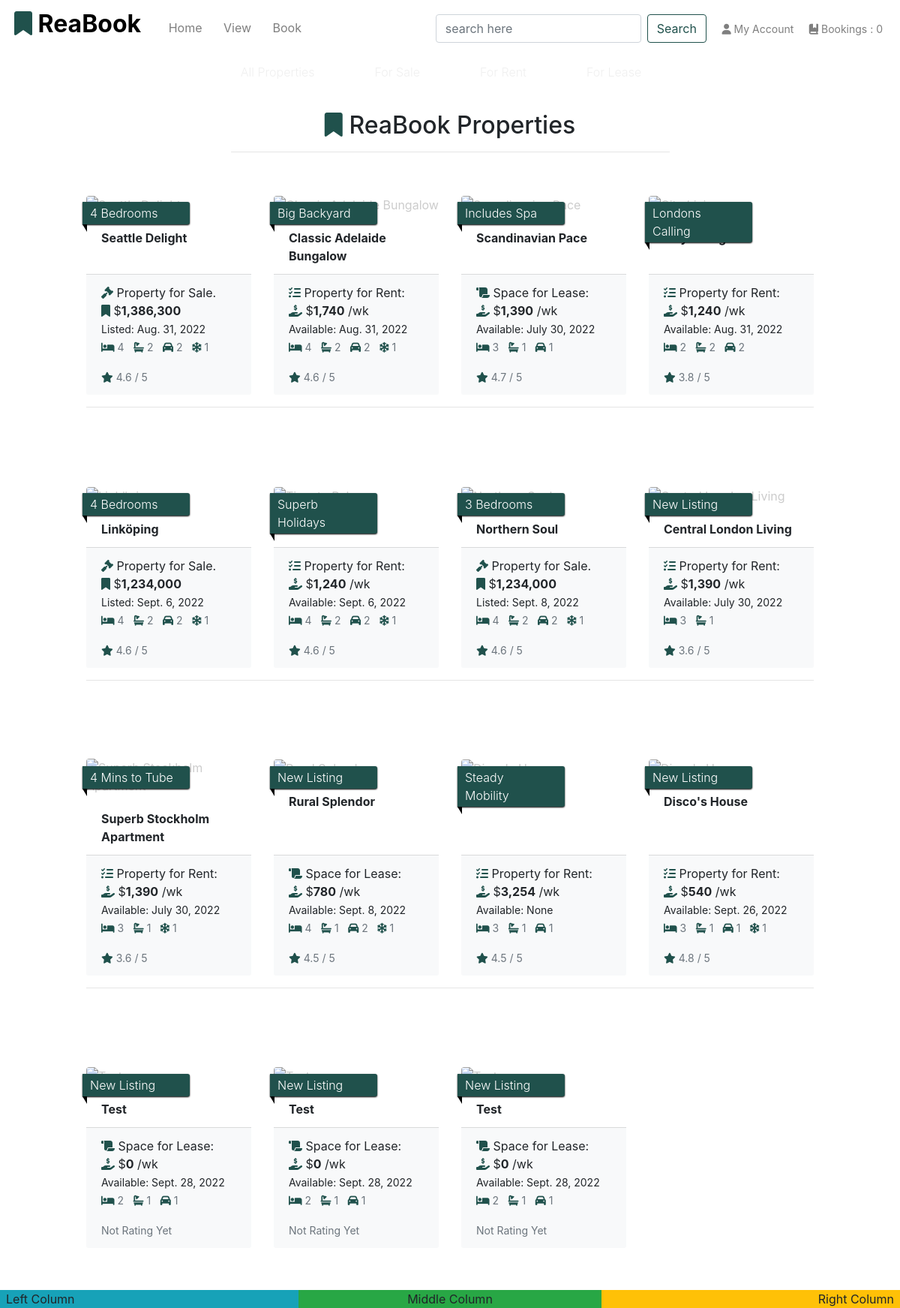
Before: /properties/ with the older database file.
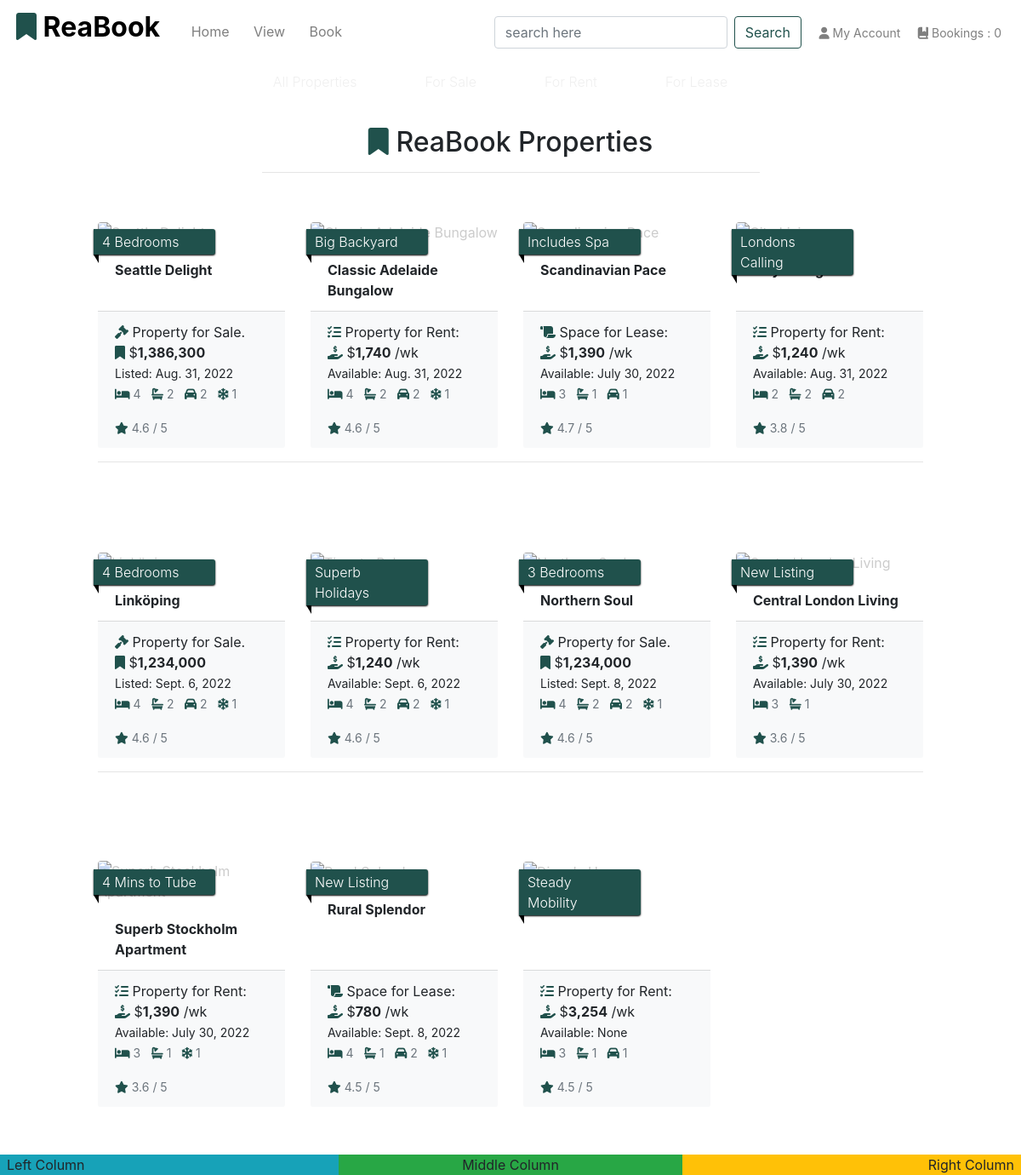
After: the same page with the newer database file.
### app_properties/models.py (models this page shows, shortened)
class Property(models.Model):
    realtor = models.ForeignKey(User, on_delete=models.CASCADE, blank=True, null=False, default=User)
    title_no = models.CharField(max_length=254)
    ribbon_feature = models.CharField(max_length=20, default="New Listing")
    name = models.CharField(max_length=30)
    category = models.ForeignKey(
        'Category', null=True, blank=True, on_delete=models.SET_NULL
        )
    sector = models.ForeignKey(
        'Sector', null=True, blank=True, on_delete=models.SET_NULL
        )
    sale_price = models.IntegerField(null=False, blank=True, default=0)
    rent_pw = models.IntegerField(null=False, blank=True, default=0)
    date_available = models.DateField(null=True, blank=True, auto_now_add=True)
    bedrooms = models.IntegerField(null=False, blank=False)
    bathrooms = models.IntegerField(null=False, blank=False)
    carports = models.IntegerField(null=False, blank=False)
    air_conditioning = models.IntegerField(null=False, blank=False)
    rating = models.DecimalField(
        max_digits=3, decimal_places=1, null=True, blank=True
        )
    description = models.TextField()
    main_image_url = models.URLField(max_length=1024, null=True, blank=True)
    main_image = models.ImageField(null=True, blank=True)
    bedroom_image = models.ImageField(null=True, blank=True)
    bath_image = models.ImageField(null=True, blank=True)
    kitchen_image = models.ImageField(null=True, blank=True)
    living_image = models.ImageField(null=True, blank=True)
    unit_no = models.IntegerField(null=True, blank=True)
    level = models.IntegerField(null=True, blank=True)
    house_no = models.IntegerField(null=True, blank=False, default="No.")
    street = models.CharField(max_length=70, default='')
    suburb = models.CharField(max_length=70, default='')
    city = models.CharField(max_length=40)
    state = models.CharField(max_length=40, null=True, blank=True)
    postcode = models.CharField(max_length=10)
    country = models.CharField(max_length=2, choices=pytz.country_names.items(), null=True, blank=True)
    land_area = models.IntegerField(null=True, blank=True)
    building_area = models.IntegerField(null=True, blank=True)
    build_date = models.DateField(null=True, blank=True)
    list_date = models.DateField(auto_now_add=True)
    list_duration = models.IntegerField(null=False, blank=False, default=30)
    owner_fname = models.CharField(max_length=254, null=True, blank=False)
    owner_lname = models.CharField(max_length=254, null=True, blank=False)
    viewings = models.BooleanField(default=True)
    available = models.BooleanField(default=False)
    class Meta:
        verbose_name_plural = 'Properties'
        get_latest_by = 'list_date'

### app_properties/views.py (the view, shortened to what this page needs)
# urls.py: path('', views.all_properties, name='properties'),
def all_properties(request):
    properties = Property.objects.all()
    query = None
    categories = None
    sectors = None
    sort = None
    direction = None
    current_sorting = f'{sort}_{direction}'
    context = {
        'properties': properties,
        'search_term': query,
        'current_categories': categories,
        'current_sectors': sectors,
        'current_sorting': current_sorting,
    }
    return render(request, 'properties/properties.html', context)

### app_properties/templates/properties/properties.html (shortened to what this page needs)
{% extends 'base.html' %}
{% load static %}
{% load humanize %}
{% block content %}
<div class="container-fluid">
    <div class="row">
        <div class="col text-center mt-4">
            <h2 class="logo-font"><i class="fas fa-bookmark reabook-logo"></i> ReaBook Properties</h2>
            <hr class="w-50 mb-2">
        </div>
    </div>
    <div class="row">
        <div class="product-container col-10 offset-1">
            <div class="row">
                {% for prop in properties %}
                <div class="col-sm-6 col-md-6 col-lg-4 col-xl-3">
                    <div class="card property-card h-100 border-0">
                        <p class="ribbon font-weight-light">{{ prop.ribbon_feature }}</p>
                        {% if prop.main_image %}
                        <a href="{% url 'property-detail' prop.id %}">
                        </a>
                        {% else %}
                        <a href="{% url 'property-detail' prop.id %}">
                        </a>
                        {% endif %}
                        <div class="card-body pb-2">
                            <p class="mb-0 font-weight-bold">{{ prop.name }}</p>
                        </div>
                        <div class="card-footer bg-light mt-1 bt-1 text-left">
                            <div class="row">
                                <div class="col">
                                    <p class="lead mb-0 text-left font-weight-bold">
                                        {% if prop.category.pk == 1 %}
                                            <p class="fw-lighter fs-5"><i class="fas fa-gavel reabook-logo"></i> Property for Sale.
                                                <br><i class="fas fa-bookmark reabook-logo"></i> $<strong>{{ prop.sale_price|intcomma }}</strong>
                                                <br><small>Listed: {{ prop.list_date }}</small>
                                                {% include 'includes/property-icons.html' %}
                                            </p>
                                        {% elif prop.category.pk == 2 %}
                                            <p class="fw-lighter fs-6"><i class="fas fa-tasks reabook-logo"></i> Property for Rent:
                                                <br><i class="fas fa-hand-holding-usd reabook-logo"></i> $<strong>{{ prop.rent_pw|intcomma }}</strong> /wk
                                                <br><small>Available: {{ prop.date_available }}</small>
                                                {% include 'includes/property-icons.html' %}
                                            </p>
                                        {% else %}
                                            <p class="fw-lighter fs-6 mb-0"><i class="fa-solid fa-scroll reabook-logo"></i> Space for Lease:
                                                <br><i class="fas fa-hand-holding-usd reabook-logo"></i> $<strong>{{ prop.rent_pw|intcomma }}</strong> /wk
                                                <br><small>Available: {{ prop.date_available }}</small>
                                                {% include 'includes/property-icons.html' %}
                                            </p>
                                        {% endif %}
                                    </p>
                                    {% if prop.rating %}
                                    <small class="text-muted"><i class="fas fa-star mr-1 reabook-logo"></i>{{ prop.rating }} / 5</small>
                                    {% else %}
                                    <small class="text-muted">Not Rating Yet</small>
                                    {% endif %}
                                </div>
                            </div>
                        </div>
                    </div>
                </div>
                {% if forloop.counter|divisibleby:4 %}
                    <div class="col-12 d-none d-xl-block mb-5">
                        <hr>
                    </div>
                {% endif %}
            {% endfor %}
            </div>
        </div>
    </div>
</div>
{% endblock %}

### templates/includes/property-icons.html
<br>{% if prop.bedrooms %}
    <small class="text-muted mr-2"><i class="fa-solid fa-bed mr-1 reabook-logo"></i>{{ prop.bedrooms }}</small>
{% endif %}
{% if prop.bathrooms %}
    <small class="text-muted mr-2"><i class="fa-solid fa-bath mr-1 reabook-logo"></i>{{ prop.bathrooms }}</small>
{% endif %}
{% if prop.carports %}
    <small class="text-muted mr-2"><i class="fa-solid fa-car mr-1 reabook-logo"></i>{{ prop.carports }}</small>
{% endif %}
{% if prop.air_conditioning %}
    <small class="text-muted mr-2"><i class="fa-solid fa-snowflake mr-1 reabook-logo"></i>{{ prop.air_conditioning }}</small>
{% endif %}

Changed rows visible on the page:
removed Property: ribbon_feature "New Listing", name "Disco's House", rent_pw "540", date_available "Sept. 26, 2022", bedrooms "3", bathrooms "1", carports "1", air_conditioning "1", rating "4.8"
removed Property: ribbon_feature "New Listing", name "Test", rent_pw "0", date_available "Sept. 28, 2022", bedrooms "2", bathrooms "1", carports "1", shows "Not Rating Yet"
removed Property: ribbon_feature "New Listing", name "Test", rent_pw "0", date_available "Sept. 28, 2022", bedrooms "2", bathrooms "1", carports "1", shows "Not Rating Yet"
removed Property: ribbon_feature "New Listing", name "Test", rent_pw "0", date_available "Sept. 28, 2022", bedrooms "2", bathrooms "1", carports "1", shows "Not Rating Yet"
